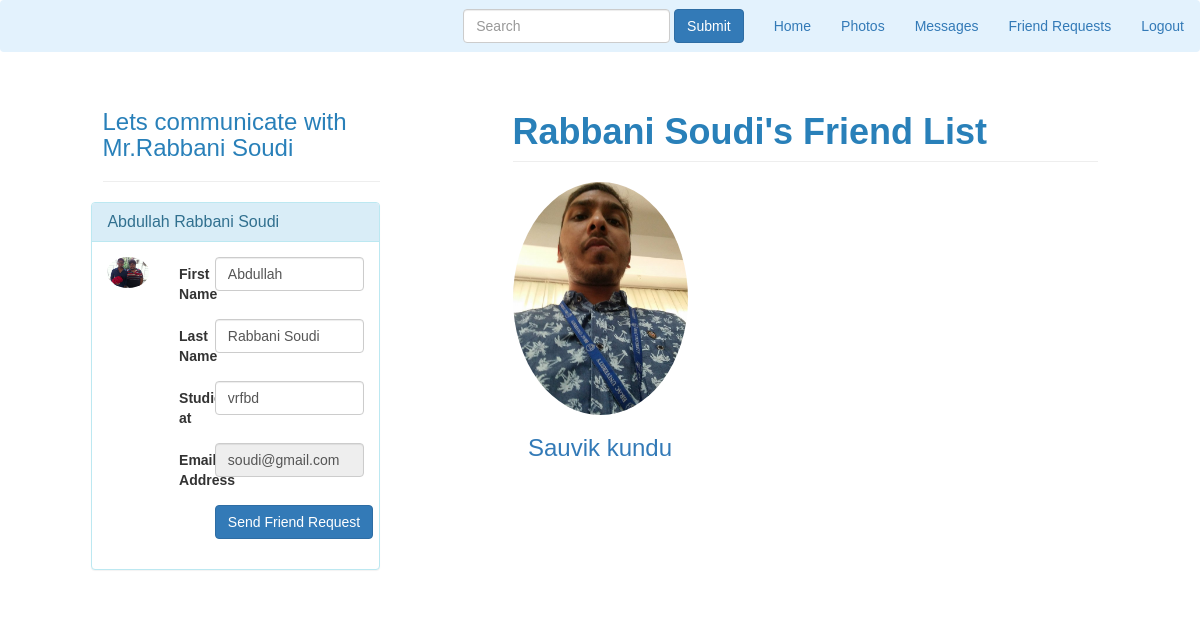
The app's page /user.php?search=soudi@gmail.com (signed in) with its own data.
### tables this page shows
CREATE TABLE IF NOT EXISTS `user` (
  `id` int(11) NOT NULL,
  `fname` varchar(255) NOT NULL,
  `lname` varchar(255) NOT NULL,
  `works` varchar(255) NOT NULL,
  `studies` varchar(255) NOT NULL,
  `live` varchar(255) NOT NULL,
  `mobile` varchar(255) NOT NULL,
  `email` varchar(255) NOT NULL,
  `password` varchar(255) NOT NULL,
  `birthday` varchar(255) NOT NULL,
  `gender` varchar(255) NOT NULL,
  `about` varchar(999) NOT NULL,
  `ppname` varchar(255) NOT NULL
);

### user.php (the view, shortened to what this page needs)
<?php
   $userEmail=$_GET["search"];
   require_once 'database.php';
   $saveName="";
   $user_fName=$user_lName=$user_work=$user_study=$user_live=$user_phone=$user_birth=$user_gender=$user_about=$user_ppName=$user_gender_def="";
   if(isset($_SESSION["name"])){
      $get_User_info_querry="SELECT * FROM user WHERE email='$userEmail'";
      $result = $conn->query($get_User_info_querry);
      $row = $result->fetch_assoc();
      if(!empty($row)){
        $user_fName=$row['fname'];
        $user_lName=$row['lname'];
        $saveName=$user_lName."'s";
        $user_study=$row['studies'];
        $user_gender=$row['gender'];
        $user_ppName=$row['ppname'];
        if($user_gender=="Male"){
         $user_gender_def="Mr.";
        }
        else{
         $user_gender_def="Miss. ";
        }
      }
      else{
      }
   }
   else{
   }
   ?>
<!DOCTYPE html>
<html lang="en">
   <head>
      <link rel="stylesheet" href="css/font-awesome.min.css">
      <link rel="stylesheet" href="css/bootstrap.min.css">
      <link rel="stylesheet" href="css/style.css">
      <link rel="stylesheet" href="css/responsive.css">
      <link rel="stylesheet" href="css/profile.css">
      <link href="css/round-about.css" rel="stylesheet">
   </head>
   <body>
      <?php include "menu.php" ?>
      <div class="row">
         <div class="col-md-1"></div>
         <div class="col-md-3">
            <h3 style= "padding-top: 6%; color: #2980B9"><?php echo "Lets communicate with ".$user_gender_def.$user_lName; ?></h3>
            <hr>
            <div class="panel panel-info" style="margin-left: -4%">
               <div class="panel-heading">
                  <h3 class="panel-title"><?php echo $user_fName." ".$user_lName; ?></h3>
               </div>
               <div class="panel-body">
                  <div class="row">
                     <div class="col-md-3 col-lg-3 " align="center">
                        <img alt="User Pic" src="<?php echo 'upload/'.$user_ppName; ?>" class="img-circle img-responsive">
                     </div>
                     <div class=" col-md-9 col-lg-9 ">
                        <form class="form-horizontal" method="POST" action="user.php" enctype="multipart/form-data">
                           <div class="form-group">
                              <label for="inputName" class="col-sm-2 control-label">First Name</label>
                              <div class="col-sm-10">
                                 <input type="Name" class="form-control" id="inputName"  placeholder="Name"
                                    value='<?php echo $user_fName; ?>' name="user_fname">
                              </div>
                           </div>
                           <div class="form-group">
                              <label for="inputName" class="col-sm-2 control-label">Last Name</label>
                              <div class="col-sm-10">
                                 <input type="Name" class="form-control" id="inputName"  placeholder="Name"
                                    value='<?php echo $user_lName; ?>' name="user_lname">
                              </div>
                           </div>
                           <div class="form-group">
                              <label for="inputName" class="col-sm-2 control-label">Studies at</label>
                              <div class="col-sm-10">
                                 <input type="Name" class="form-control" id="inputName"  placeholder="Name"
                                    value='<?php echo $user_study; ?>' name="user_study">
                              </div>
                           </div>
                           <div class="form-group">
                              <label for="inputName" class="col-sm-2 control-label">Email Address</label>
                              <div class="col-sm-10">
                                 <input type="Name" class="form-control" id="inputName" name="getMailToReload" required placeholder="Name"
                                    value=<?php echo  $userEmail; ?> readonly>
                              </div>
                           </div>
                           <div class="form-group">
                              <div class="col-sm-offset-2 col-sm-10">
                                 <?php
                                  $f_source=$_SESSION["name"];
                                  $f_destination=$userEmail;
                                  $queryFriendRequest="SELECT * FROM friend WHERE f_source='$f_source'
                                   AND f_destination='$f_destination'";
                                   $result = $conn->query($queryFriendRequest);
                                   $row = $result->fetch_assoc();
                                   $queryFriendRequest2="SELECT * FROM friend WHERE f_source='$f_destination'
                                   AND f_destination='$f_source'";
                                   $result2 = $conn->query($queryFriendRequest2);
                                   $row2= $result2->fetch_assoc();
                                   if(!empty($row) || !empty($row2)){
                                      $f_result=$row["status"]."";
                                      $f_result2=$row2["status"]."";
                                      if($f_result=="request"){
                                        include "cancelFriendRequestButton.php";
                                     }
                                     elseif ($f_result2=="") {
                                     }
                                    elseif($f_result=="friend"){
                                       echo '<button type="button" class="btn btn-primary">Send Message</button>';
                                     }
                                     elseif ($f_result2=="") {
                                     }
                                   }
                                   else{
                                    include "friendRequestButton.php";
                                   }
                                  ?>
                              </div>
                           </div>
                        </form>
                     </div>
                  </div>
               </div>
            </div>
         </div>
         <div class="col-md-1">
         </div>
         <div class="col-md-6">
            <div class="row">
               <div class="col-lg-12">
                  <h2 class="page-header" style="color: #2980B9"><?php echo $saveName." Friend List"; ?></h2>
               </div>
               <?php
                  $queryGetFriend="SELECT * FROM friend where f_source='$userEmail'";
                  $result = $conn->query($queryGetFriend);
                  while($row = $result->fetch_assoc()) {
                     $f_destination=$row["f_destination"];
                     $queryRequestInfo="SELECT * FROM user WHERE
                      email='$f_destination'";
                     $result2 = $conn->query($queryRequestInfo);
                     while($row2 = $result2->fetch_assoc()){
                         $name=$row2["fname"]." ".$row2["lname"];
                         $ppname=$row2["ppname"];
                ?>
               <div class="col-lg-4 col-sm-6 text-center">
                  <img class="img-circle img-responsive img-center" src=<?php echo "upload/".$ppname; ?> alt="profile pic">
                  <a href=<?php echo "user.php?search=".$f_destination; ?>> <h3><?php echo $name; ?>
                  </h3></a>
               </div>
              <?php
                  }
                   }
               ?>
            </div>
         </div>
   </body>
</html>

### css/style.css (style rules this page uses)
body { margin: 0; padding: 0; font-family: 'Source Sans Pro', sans-serif; box-sizing: border-box; }
a:hover, a:visited, a { text-decoration: none; }
h2 { font-size: 36px; color: #1a1a1a; font-weight: 600; margin-bottom: 25px; margin-top: 0; }

### css/profile.css (style rules this page uses)
.panel { // border: 1px solid orange; }
.col-md-6 { // border: 1px solid blue; }

### css/round-about.css (style rules this page uses)
.img-center { margin: 0 auto; }

### records on screen
user: gender "Mr.", lname "Rabbani Soudi", fname "Abdullah", ppname (picture), user_fname "Abdullah", user_lname "Rabbani Soudi", user_study "vrfbd", lname "Rabbani Soudi's"
user: ppname (picture), name "Sauvik kundu"
